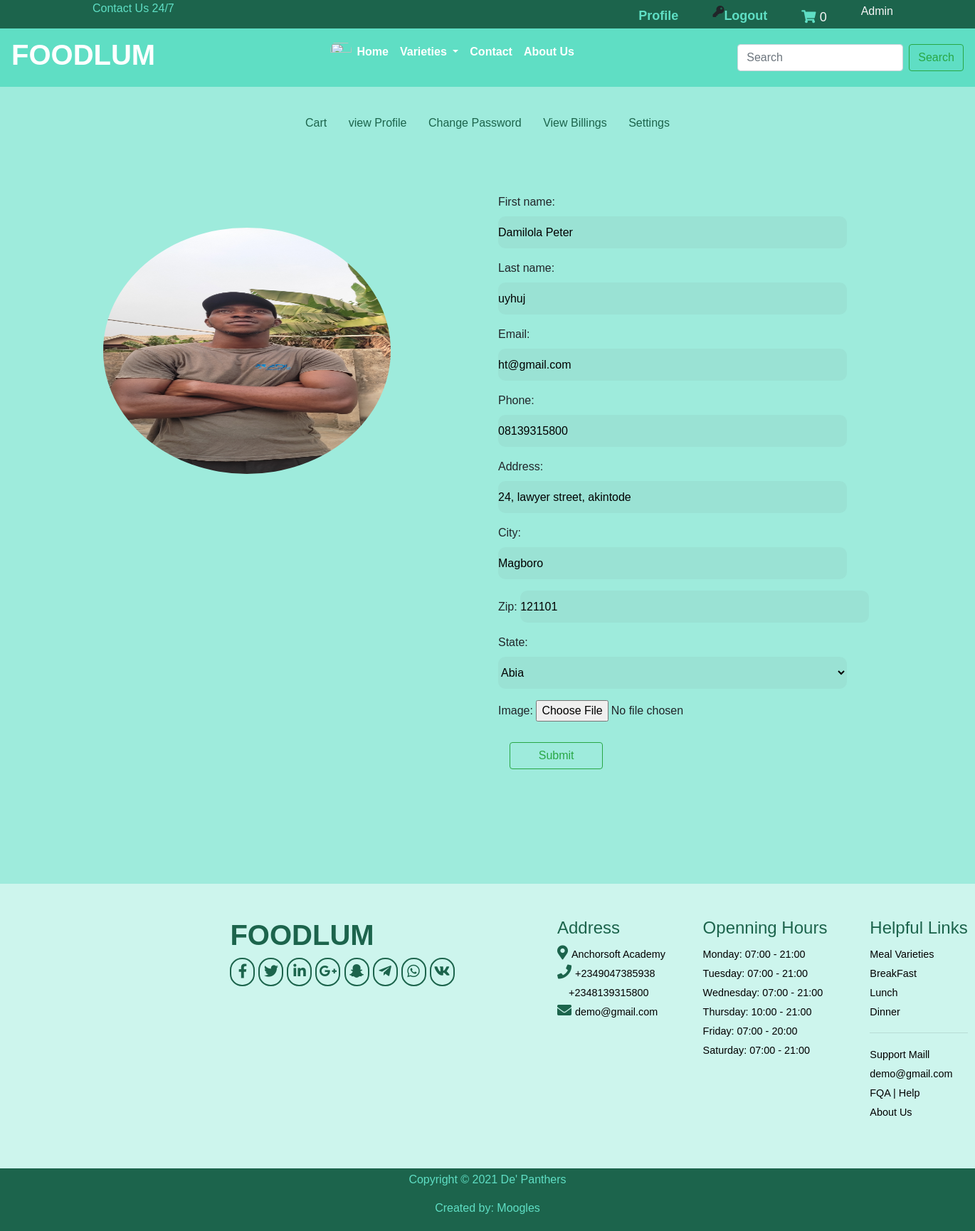
Page /profileupdate/ (signed in) on the committed database.
### userprofile/models.py (models this page shows, shortened)
class UProfile(models.Model):
    user = models.OneToOneField(User, on_delete=models.CASCADE)
    first_name = models.CharField(max_length=100)
    last_name = models.CharField(max_length=100)
    email = models.EmailField(max_length=100)
    phone = models.CharField(max_length=100, blank=True, null=True)
    address = models.CharField(max_length=100, blank=True, null=True)
    state = models.CharField(max_length=40, blank=True, null=True)
    image = models.ImageField(upload_to ='profile', default='profile.jpg', blank=True, null=True)
    city = models.CharField(max_length=100,blank=True, null=True)
    zip = models.IntegerField(blank=True, null=True)
    cart_code = models.AutoField(primary_key=True, serialize=True)
    class Meta:
        db_table = 'uprofile'
        managed = True
        verbose_name = 'UProfile'
        verbose_name_plural = 'UProfiles'

### foodie/views.py (the view, shortened to what this page needs)
# urls.py: path('profileupdate/', views.profileupdate, name='profileupdate'),
@login_required(login_url='loggin')
def profileupdate(request):
    load_profile= UProfile.objects.get(user__username= request.user.username)
    form = ProfileForm(instance=request.user.uprofile)
    context = {
        'load_profile': load_profile,
        'form':form,
    }
    return render(request, 'profileupdate.html', context)

### foodie/forms.py
class ProfileForm(forms.ModelForm):
    class Meta:
        model = UProfile
        fields = ['first_name', 'last_name','email', 'phone','address','city','zip','state', 'image']
        widgets ={
            'first_name': forms.TextInput(attrs={'class':'pe', 'PlaceHolder':'first_name'}),
            'last_name': forms.TextInput(attrs={'class':'pe', 'placeholder':'last_name'}),
            'phone': forms.TextInput(attrs={'class':'pe', 'placeholder':'phone'}),
            'email': forms.EmailInput(attrs={'class':'pe', 'placeholder':'email'}),
            'address': forms.TextInput(attrs={'class':'pe', 'placeholder':'address'}),
            'state': forms.Select(attrs={'class':'pe', 'placeholder':'state'}, choices=STATE),
            'image': forms.FileInput(attrs={'placeholder':'upload image file'}),
            'city': forms.TextInput(attrs={'class':'pe', 'PlaceHolder':'city'}),
            'zip': forms.NumberInput(attrs={'class':'pe', 'PlaceHolder':'zip'}),
        }

### foodie/context_processor.py (called while the page is built)
def dropdown(request):
    variety= Variety.objects.all()
    context={
        'variety':variety
    }
    return context

def cartpros(request):
    carty= Shopcart.objects.filter(user__username = request.user.username, item_paid=False)
    cartcount = 0
    for item in carty:
        cartcount += item.quantity
    context ={
        'cartcount':cartcount,
    }
    return context

### foodie/templates/profileupdate.html (shortened to what this page needs)
{% extends 'base.html' %}
{% load static %}
{% load humanize %}
{% block header %}
  {% include 'heder.html' %}
{% endblock header %}
{% block content %}
<div class="ii" style="margin-bottom: -3.1rem;">
  <div class="fullprofiled container-fluid smallfull">
    <div class="links container">
      <button class="btn text-success borderless"><a href="{% url 'cart' %}" style="color: #1c644c;text-decoration: none;">Cart</a></button>
      <button class="btn text-success borderless"><a href="{% url 'profile' %}" style="color: #1c644c;text-decoration: none;">view Profile</a></button>
      <button class="btn text-success borderless"><a href="{% url 'password_recovery' %}" style="color: #1c644c;text-decoration: none;">Change Password</a></button>
      <button class="btn text-success borderless"><a href="" style="color: #1c644c;text-decoration: none;">View Billings</a></button>
      <button class="btn text-success borderless "><a href="#" style="color: #1c644c;text-decoration: none;">Settings</a></button>
    </div>
    <div class="container sem mt-5">
      <div class="row newrighte mx-auto">
        <div class="col my-5 sme">
          <img src="{{load_profile.image.url}}" class="rounded-circle rdd" width="404" height="346">
        </div>
        <div class="col col-12 col-sm-6 newrighte my-auto">
          <form action="{% url 'profileupdate' %}" method="POST" enctype="multipart/form-data">
          {{form.as_p}}
            <div class="lit1">
              <button type="submit" class="btn btn-outline-success w-25 mt-2 ml-3">Submit</button>
            </div>
          </form>
        </div>
      </div>
    </div>
  </div>
</div>
{% endblock content %}
{% block prefoot %}
    {% include 'prefoot_one.html' %}
{% endblock prefoot %}

### foodie/templates/heder.html (shortened to what this page needs)
{% load static %}
{% load sample_tags %}
<div class="topheader container-fluid" style="background: #1c644c">
  <div class="semitop container">
    <div class="lefted text-success">
      <p><a href=""  class="" style="text-decoration: none;color: #5fdec4;">Contact Us 24/7</a></p>
    </div>
    <div class="righted text-right ml-auto">
      {% if user.is_authenticated %}
        <button><a href="{% url 'profile' %}" class="l" style="text-decoration: none;color: #5fdec4;"><strong>Profile</strong></a></button>
        <i class=" fas fa-key mt-2 ml-5"></i>
        <button><a href="{% url 'loggout' %}" class="l" style="text-decoration: none;color: #5fdec4;"><strong>Logout</strong></a></button>
        <button><a href="{% url 'cart' %}" class="o ml-5"><i class="fas fa-shopping-cart mt-2" style="text-decoration: none;color: #5fdec4;"></i>
          {% if cartcount > 0 %}
            <span style="text-decoration: none;color: #5fdec4;">{{cartcount}}</span>
          {% else %}
          0
          {% endif %}
        </a></button>
      {% else %}
        <i class=" fas fa-key mt-2"></i>
        <button><a href="{% url 'loggin' %}" class="l" style="text-decoration: none;color: #5fdec4;"><strong>Login</strong></a></button>
        <button><a href="{% url 'signup' %}" class="l ml-5" style="text-decoration: none;color: #5fdec4;"><strong>Signup</strong></a></button>
      {% endif %}
      {% if user.profile.first_name %}
        <p class="o ml-5 mt-1 bg-primary">Hi {{user.profile.first_name|title}}</p>
      {% else %}
      <p class="o ml-5 mt-1">{{user.username|title}}</p>
      {% endif %}
    </div>
  </div>
</div>
<nav class="navbar navbar-expand-lg navbar-light" style="background: #5fdec4;">
  <a class="navbar-brand text-white" href="{% url 'index'  %}"><h1 style="text-decoration: none;" class="foodlum"><strong>FOODLUM</strong></h1></a>
  <div class="collapse navbar-collapse" id="navbarSupportedContent">
    <ul class="navbar-nav mx-auto">
      {% if user.is_authenticated %}
      <a href="{% url 'profile' %}" class="l"><img src="{{profile.image.url}}" class="img-square h-50 ml-2 mt-1" style="width: 30px;border-radius: 15px;"></a>
      {% endif %}
      <li class="nav-item active">
        <p><a class="nav-link text-white" href="{% url 'index' %}"><strong>Home </strong><span class="sr-only">(current)</span></a></p>
      </li>
      <li class="nav-item dropdown">
        <a class="nav-link dropdown-toggle text-white" href="#" id="navbarDropdown" role="button" data-toggle="dropdown" aria-haspopup="true" aria-expanded="false"><strong>
          Varieties
        </strong></a>
      </li>
      <li class="nav-item">
        <p><a class="nav-link text-white" href="{% url 'contactus' %}" tabindex="-1" aria-disabled="true"><strong> Contact</strong></a></p>
      </li>
      <li class="nav-item">
        <p><a class="nav-link text-white" href="#" tabindex="-1" aria-disabled="true"><strong> About Us</strong></a></p>
      </li>
    </ul>
    <form class="form-inline my-2 my-lg-0" method="POST" action="{% url 'searched' %}">
      <input class="form-control mr-sm-2" name="itemsearch" type="search" placeholder="Search" aria-label="Search">
      <button class="btn btn-outline-success my-2 my-sm-0" type="submit">Search</button>
    </form>
  </div>
</nav>

### foodie/static/css/style.css (style rules this page uses)
* { padding: 0; margin: 0; }
html { overflow-x: hidden; padding: 0; margin: 0; }
body { font-family: Verdana, Geneva, sans-serif; padding: 0; margin: 0; box-sizing: border-box; }
.navbar { position: sticky; z-index: 400; }
.row { margin: 12px; }
.topheader { height: 5vh; }
.semitop { position: relative; }
.righted { position: absolute; top: 0; right: 0; display: flex; }
.righted button { border: none; text-decoration: none; background: none; font-size: large; }
.o, .l { color: whitesmoke; text-decoration: none; }
.ii { background-size: cover; background-repeat: no-repeat; background-position: center; }
.links { padding: 32px 0; text-align: center; }
.pe { background-color: rgba(105, 105, 105, 0.062); border: none; height: 45px; border-radius: 10px; width: 490px; }
.fullprofiled { background-color: #5fdec59a; background-size: cover; height: 140vh; position: relative; }

### rows in the picture
UProfile: image (picture), first_name "Damilola Peter", last_name "uyhuj", email "ht@gmail.com", phone "08139315800", address "24, lawyer street, akintode", city "Magboro", zip "121101", state "Abia"

### other values in the picture
{{ user.username|title }} "Admin"
